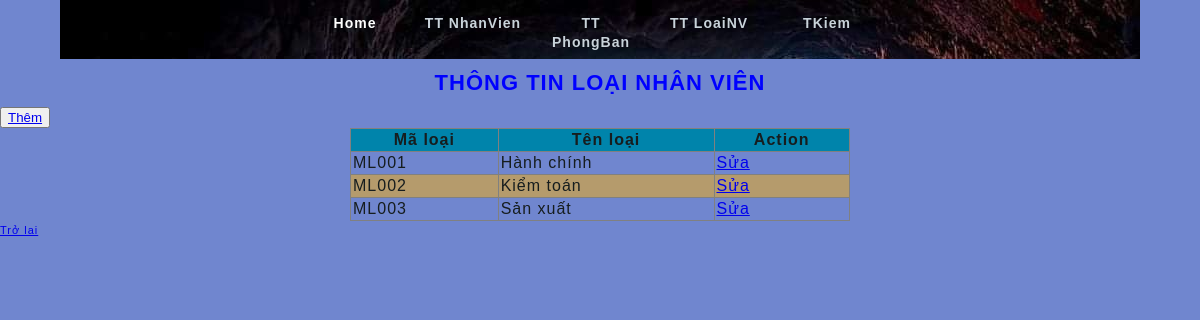
The app's page /thongtinloainv.php with its own data.
### tables this page shows
CREATE TABLE `loainv` (
  `MaLoai` varchar(5) NOT NULL,
  `TenLoai` varchar(30) NOT NULL
);

### thongtinloainv.php (the view, shortened to what this page needs)
<!DOCTYPE HTML PUBLIC "-//W3C//DTD HTML 4.01 Frameset//EN">
<html>
<head>
</head>
<body>
<?php
require("connect.php");
$strSQL = "SELECT * FROM loainv";
$result = mysqli_query($dbc,$strSQL);
if(mysqli_num_rows($result) == 0)
{
	echo "Chưa có dữ liệu";
}
else
{	echo "<h1 style='color: blue;' align='center'>THÔNG TIN LOẠI NHÂN VIÊN</h1>
		  <table align='center' width='500' border='1' cellpadding='2' cellspacing='2'
				style='border-collapse: collapse;'>
		  	<tr style='background-color: #0084ab;' align='center'>
				<td><b>Mã loại</b></td>
				<td><b>Tên loại</b></td>
				<td colspan ='3'><b>Action</b></td>
		  	</tr>";
	$stt=1;
	while ($row = mysqli_fetch_array($result))
	{
		if($stt%2!=0)
		{
			echo "<tr>";
			echo "<td>$row[0]</td>";
			echo "<td>$row[1]</td>";
			echo "<td><a href=\"edit_loainv.php?id=".$row['MaLoai']."\">Sửa</a></td>";
			echo "</tr>";
		}
		else
		{
			echo "<tr style='background-color: #ffb1007a;'>";
			echo "<td>$row[0]</td>";
			echo "<td>$row[1]</td>";
			echo "<td><a href=\"edit_loainv.php?id=".$row['MaLoai']."\">Sửa</a></td>";
			echo "</tr>";
		}
			$stt+=1;
	}
	echo "<button class='btn btn_success'><a href=\"themloainv.php\">Thêm</a></td>";
	echo '</table>';
}
echo "<a href=\"index.php\">Trở lại</a>";
?>
</body>
</html>

### style.css (style rules this page uses)
body { margin: 0; padding: 0; line-height: 1.7em; letter-spacing: 1px; font-family: Tahoma, Geneva, sans-serif; font-size: 11px; color: #161d1e; background: #7086cf; }
#templatemo_menu { height: 59px; background: url(hinh_nv/3.jpg) no-repeat center top; }
#templatemo_menu ul { width: 590px; margin: 0 auto; padding: 0px; list-style: none; }
#templatemo_menu ul li { padding: 0px; margin: 0px; display: inline; }
#templatemo_menu ul li a { position: relative; float: left; width: 100px; display: block; height: 35px; padding: 14px 8px 0 0; margin-right: 10px; text-align: center; font-size: 14px; text-decoration: none; color: #c9d3da; font-weight: bold; outline: none; }
#templatemo_menu ul li a span { position: absolute; width: 8px; height: 49px; left: -8px; top: 0; background: url(images/templatemo_menu_btn_left.png) no-repeat left top; }
#templatemo_menu li a:hover, #templatemo_menu li .current { color: #ffffff; background: url(images/templatemo_menu_btn__hover_right.png) no-repeat right top; }
#templatemo_menu li a:hover span, #templatemo_menu li .current span { position: absolute; width: 8px; height: 49px; left: -8px; top: 0; background: url(images/templatemo_menu_btn__hover_left.png) no-repeat left top; }

### records on screen
loainv: MaLoai "ML001", TenLoai "Hành chính"
loainv: MaLoai "ML002", TenLoai "Kiểm toán"
loainv: MaLoai "ML003", TenLoai "Sản xuất"
